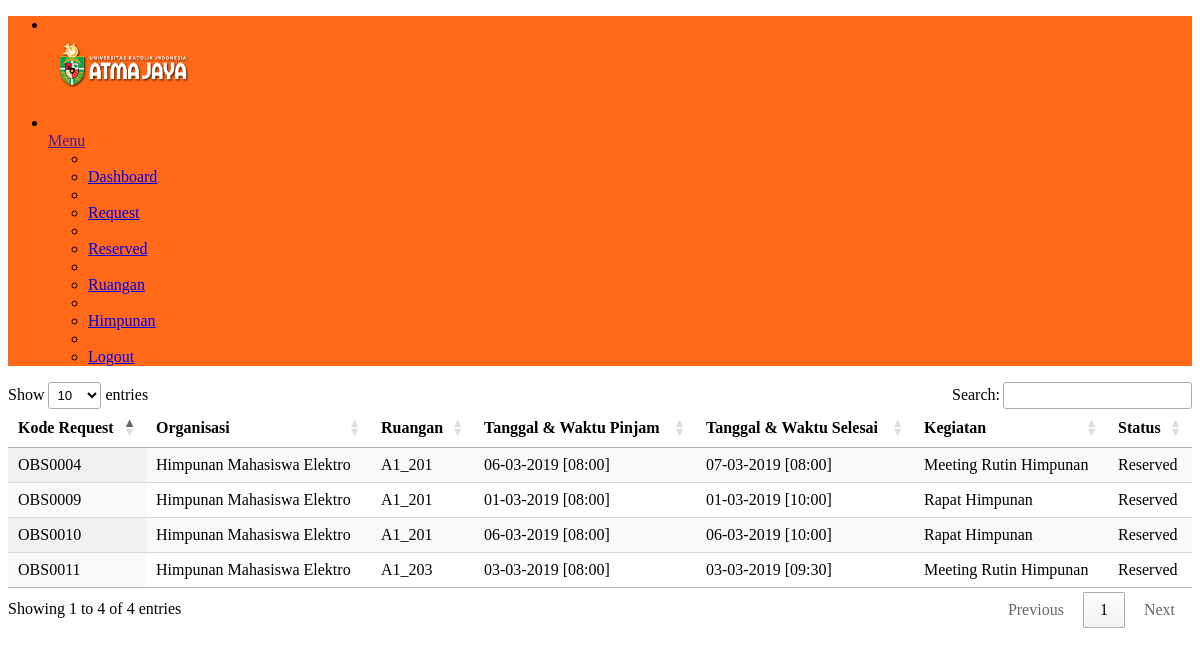
The page /?page=DataReserved (signed in) on the database its author committed.
### tables this page shows
CREATE TABLE IF NOT EXISTS `tb_observasi` (
  `kd_peminjaman` varchar(12) NOT NULL,
  `id_request` varchar(10) NOT NULL,
  `kd_ruangan` varchar(15) NOT NULL,
  `tanggal_pinjam` date NOT NULL,
  `tanggal_selesai` date NOT NULL,
  `waktu_pinjam` time NOT NULL,
  `waktu_selesai` time NOT NULL,
  `status_peminjaman` text NOT NULL,
  PRIMARY KEY (`kd_peminjaman`),
  KEY `id_request` (`id_request`)
);

CREATE TABLE IF NOT EXISTS `tb_request` (
  `id_request` varchar(10) NOT NULL,
  `nama_organisasi` varchar(50) NOT NULL,
  `kd_ruangan` varchar(15) NOT NULL,
  `keperluan` text NOT NULL,
  `tanggal_permohonan` date NOT NULL,
  `tanggal_pinjam` date NOT NULL,
  `tanggal_selesai` date NOT NULL,
  `waktu_mulai` time NOT NULL,
  `waktu_selesai` time NOT NULL,
  `action` varchar(20) NOT NULL,
  PRIMARY KEY (`id_request`),
  KEY `nama_organisasi` (`nama_organisasi`)
);

### Koneksi/koneksi.php (called while the page is built, shortened)
<?php
	$myDbs = "sistem_ruangan";
?>

### fungsi/fungsi.php (called while the page is built, shortened)
<?php
class DB_Functions {
    function __construct() {
        include 'Koneksi/koneksi.php';
    }
    function getDataReserved($today) {
        $result = mysql_query("SELECT a.*, b.nama_organisasi, a.kd_ruangan, a.tanggal_pinjam, "
                . "a.tanggal_selesai, time_format(a.waktu_pinjam, '%H:%i') as waktu_pinjam, "
                . "time_format(a.waktu_selesai, '%H:%i') as waktu_selesai, b.keperluan, a.status_peminjaman "
                . "FROM tb_observasi as a JOIN tb_request as b WHERE a.id_request = b.id_request "
                . "AND a.tanggal_selesai >= '$today' Order By kd_peminjaman ASC ");
        return $result;
    }
}
?>

### library/inc.library.php (called while the page is built, shortened)
<?php
	function IndonesiaTgl($tanggal){
		$tgl = substr($tanggal,8,2);
		$bln = substr($tanggal,5,2);
		$thn = substr($tanggal,0,4);
		$tanggal = "$tgl-$bln-$thn";
		return $tanggal;
	}
?>

### show_reserved.php (the view, shortened to what this page needs)
<!DOCTYPE html>
<html>
<head>
	<?php
	require "./admin/partials/header.php";
	include "./library/inc.library.php";
	include "./fungsi/fungsi.php";
        $fungsi = new DB_Functions();
	?>
    <link rel="stylesheet" type="text/css" href="https://cdn.datatables.net/1.10.11/css/jquery.dataTables.min.css">
    <?php
    $fungsi->updateDoneStatus(date("Y/m/d"));
    ?>
</head>
		<main class="main-content bgc-grey-100">
			<div id="mainContent">
				<table class="display table table-striped table-bordered" id="datatable">
                    <thead>
                    	<th>Kode Request</th>
                    	<th>Organisasi</th>
                    	<th>Ruangan</th>
                    	<th>Tanggal & Waktu Pinjam</th>
                    	<th>Tanggal & Waktu Selesai</th>
                    	<th>Kegiatan</th>
                    	<th>Status</th>
                    </thead>
                    <tbody>
                    	<?php
                                $myQry = $fungsi->getDataReserved(date("Y/m/d"));
                                while ($kolomData = mysql_fetch_array($myQry)) {
                                    ?>
                                    <tr>
                                        <td><?php echo $kolomData['kd_peminjaman']; ?></td>
                                        <td><?php echo $kolomData['nama_organisasi']; ?></td>
                                        <td><?php echo $kolomData['kd_ruangan']; ?></td>
                                        <td><?php echo IndonesiaTgl($kolomData['tanggal_pinjam'])." [".$kolomData['waktu_pinjam']."]" ?></td>
                                        <td><?php echo IndonesiaTgl($kolomData['tanggal_selesai'])." [".$kolomData['waktu_selesai']."]" ?></td>
                                        <td><?php echo $kolomData['keperluan']; ?></td>
                                        <td><?php echo $kolomData['status_peminjaman']; ?></td>
                                    </tr>
                                <?php } ?>
                    </tbody>
                </table>
			</div>
		</main>
</html>

### index.php (shortened to what this page needs)
<!DOCTYPE html>
<html>
    <head>
        <?php
        include "./admin/partials/header.php";
        ?>
    </head>
    <body>
    </body>
    <body class="app">
        <div class="page-container">
            <?php
            require './admin/partials/navbar.php';
            ?>
            <?php include './Page/page.php' ?>
        </div>
    </body>
</html>

### admin/partials/header.php (shortened to what this page needs)
<link href="admin/assets/style.css" rel="stylesheet">

### admin/partials/navbar.php (shortened to what this page needs)
<div class="header navbar" style="background-color:#FF6918; width:100%;">
    <div class="header-container">
        <ul class="nav-left">
            <li class="dropdown">
                <a href="" class="dropdown-toggle no-after peers fxw-nw ai-c lh-1" data-toggle="dropdown">
                    <div class="peer mR-10">
                    </div>
                    <div class="peer">
                        <span class="fsz-sm c-white"><img src="./assets/assets/static/images/header.png" height="60.em" width="150.em"></span>
                    </div>
                </a>
            </li>
        </ul>
        <ul class="nav-right">
            <li class="dropdown">
                <a href="" class="dropdown-toggle no-after peers fxw-nw ai-c lh-1" data-toggle="dropdown">
                    <div class="peer mR-10">
                    </div>
                    <div class="peer">
                        <span class="fsz-sm c-white">Menu</span>
                    </div>
                </a>
                <ul class="dropdown-menu fsz-sm">
                    <?php
                    if (empty($_SESSION['level'])) {
                        ?>
                        <li role="separator" class="divider"></li>
                        <li>
                            <a href="" class="d-b td-n pY-5 bgcH-grey-100 c-grey-700">
                                <a href="?page=Login"><span>Login</span></a>
                            </a>
                        </li>
                        <?php
                    } else if ($_SESSION['level'] == 'admin') {
                        ?>
                        <li role="separator" class="divider"></li>
                        <li>
                            <a href="" class="d-b td-n pY-5 bgcH-grey-100 c-grey-700">
                                <a href="?page=HalamanAdmin"><span>Dashboard</span></a>
                            </a>
                        </li>
                </li>
                <li role="separator" class="divider"></li>
                <li>
                    <a href="" class="d-b td-n pY-5 bgcH-grey-100 c-grey-700">
                        <a href="?page=DataRequest"><span>Request</span></a>
                    </a>
                </li>
                <li role="separator" class="divider"></li>
                <li>
                    <a href="" class="d-b td-n pY-5 bgcH-grey-100 c-grey-700">
                        <a href="?page=DataReserved"><span>Reserved</span></a>
                    </a>
                </li>
                <li role="separator" class="divider"></li>
                <li>
                    <a href="" class="d-b td-n pY-5 bgcH-grey-100 c-grey-700">
                        <a href="?page=DataRuangan"><span>Ruangan</span></a>
                    </a>
                </li>
                <li role="separator" class="divider"></li>
                <li>
                    <a href="" class="d-b td-n pY-5 bgcH-grey-100 c-grey-700">
                        <a href="?page=DataHimpunan"><span>Himpunan</span></a>
                    </a>
                </li>
                <li role="separator" class="divider"></li>
                <li>
                    <a href="" class="d-b td-n pY-5 bgcH-grey-100 c-grey-700">
                        <a href="?page=Logout"><span>Logout</span></a>
                    </a>
                </li>
                <?php
            } else if ($_SESSION['level'] == 'himpunan') {
                ?>
                <li role="separator" class="divider"></li>
            <li>
                <a href="" class="d-b td-n pY-5 bgcH-grey-100 c-grey-700">
                    <a href="?page=HalamanClient"><span>Dashboard</span></a>
                </a>
            </li>
                <li role="separator" class="divider"></li>
            <li>
                <a href="" class="d-b td-n pY-5 bgcH-grey-100 c-grey-700">
                    <a href="?page=FormRequest"><span>Room Booking</span></a>
                </a>
            </li>
            <li role="separator" class="divider"></li>
            <li>
                <a href="" class="d-b td-n pY-5 bgcH-grey-100 c-grey-700">
                    <a href="?page=Logout"><span>Logout</span></a>
                </a>
            </li>
                <?php
            }
            ?>
        </ul>
    </div>
</div>

### Page/page.php (shortened to what this page needs)
<?php
if ($_GET) {
    switch ($_GET['page']) {
        case 'DataReserved' :
            include "show_reserved.php";
            break;
    }
} else {
    if (!file_exists("clients_home.php"))
        die("Empty Main Page!");
    include "clients_home.php";
}
?>

### admin/partials/header.php (style rules this page uses)
.page-container { padding: 0px!important; }

### rows shown on the page
tb_observasi: kd_peminjaman "OBS0004", id_request.nama_organisasi "Himpunan Mahasiswa Elektro", kd_ruangan "A1_201", tanggal_pinjam "06-03-2019", waktu_pinjam "08:00", tanggal_selesai "07-03-2019", waktu_selesai "08:00", id_request.keperluan "Meeting Rutin Himpunan", status_peminjaman "Reserved"
tb_observasi: kd_peminjaman "OBS0009", id_request.nama_organisasi "Himpunan Mahasiswa Elektro", kd_ruangan "A1_201", tanggal_pinjam "01-03-2019", waktu_pinjam "08:00", tanggal_selesai "01-03-2019", waktu_selesai "10:00", id_request.keperluan "Rapat Himpunan", status_peminjaman "Reserved"
tb_observasi: kd_peminjaman "OBS0010", id_request.nama_organisasi "Himpunan Mahasiswa Elektro", kd_ruangan "A1_201", tanggal_pinjam "06-03-2019", waktu_pinjam "08:00", tanggal_selesai "06-03-2019", waktu_selesai "10:00", id_request.keperluan "Rapat Himpunan", status_peminjaman "Reserved"
tb_observasi: kd_peminjaman "OBS0011", id_request.nama_organisasi "Himpunan Mahasiswa Elektro", kd_ruangan "A1_203", tanggal_pinjam "03-03-2019", waktu_pinjam "08:00", tanggal_selesai "03-03-2019", waktu_selesai "09:30", id_request.keperluan "Meeting Rutin Himpunan", status_peminjaman "Reserved"
